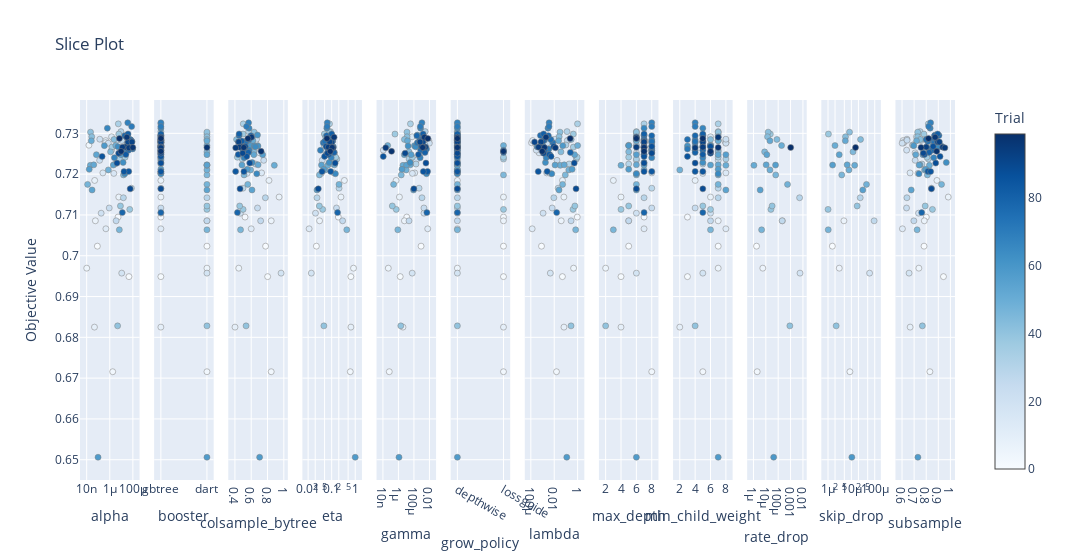

Notebook code for this chart:
### Code cell
# Analyze results
print("Best Hyperparameters:", study.best_params)
print("Best Score:", study.best_value) 

import optuna.visualization as vis

vis.plot_optimization_history(study)
vis.plot_param_importances(study)
vis.plot_slice(study)
